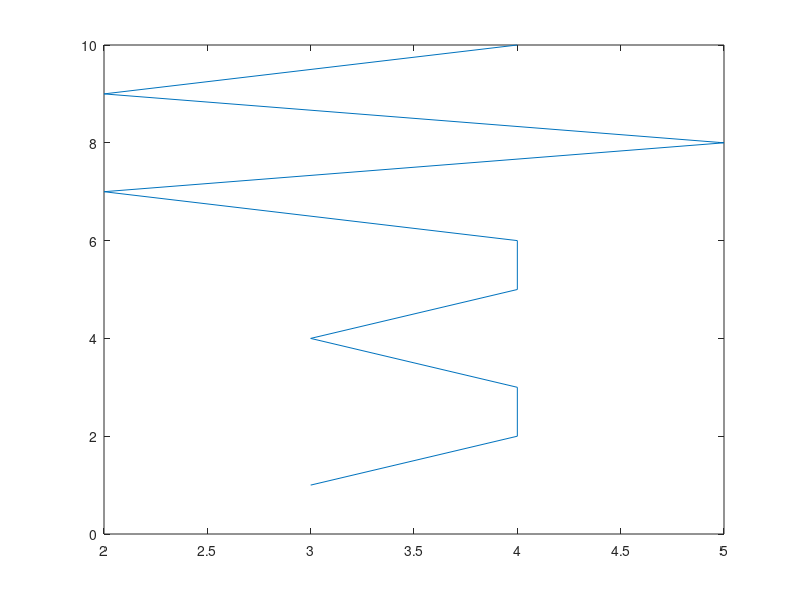

This figure's MATLAB source:
k12=[];
x=randi([1,5],1,10);
for k=1:1:10
    
    k12=cat(2,k12,k);
    k1=mod(k,2);
    if (k1)==0
        op=['K value is even #',num2str(k)];    
        disp(op)
    elseif (k1)~=0
        disp('K is odd')
    end
end
plot(x,k12);

